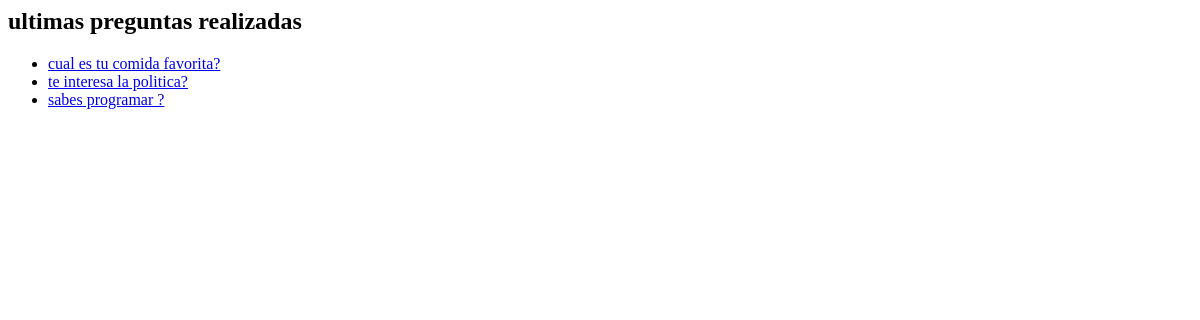
/encuesta/, run on an earlier commit of the app's database.
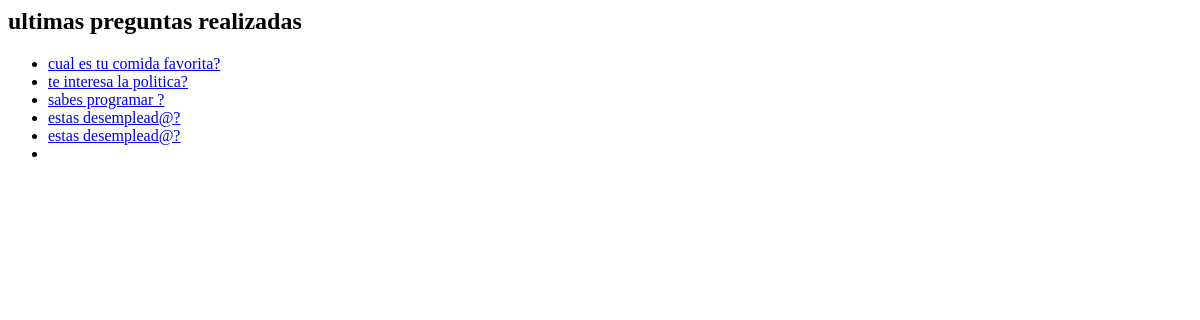
And on a later commit of the database.
### encuesta/models.py (models this page shows, shortened)
class Pregunta(models.Model):
    texto_pregunta = models.CharField(max_length=50)
    fecha_publicacion = models.DateField()

### encuesta/views.py (the view)
# urls.py: path('', views.IndexView.as_view(), name='index'),
class IndexView(generic.ListView):
    template_name = 'index.html'
    context_object_name = 'preguntas_set'
    def get_queryset(self):
        return Pregunta.objects.all()

### encuesta/templates/index.html
<h2>ultimas preguntas realizadas</h2>
{% if preguntas_set %}
        <ul>
            {% for pregunta in preguntas_set %}
            <li>
                <a href="{% url 'encuesta:detail' pregunta.id %}">{{pregunta.texto_pregunta}}</a>
            </li>
            {% endfor %}
        </ul>
{% else %}
    <p>no preguntas disponibles</p>
{% endif %}

What changed in the data, as far as the page shows it:
added Pregunta: texto_pregunta "estas desemplead@?"
added Pregunta: texto_pregunta "estas desemplead@?"
